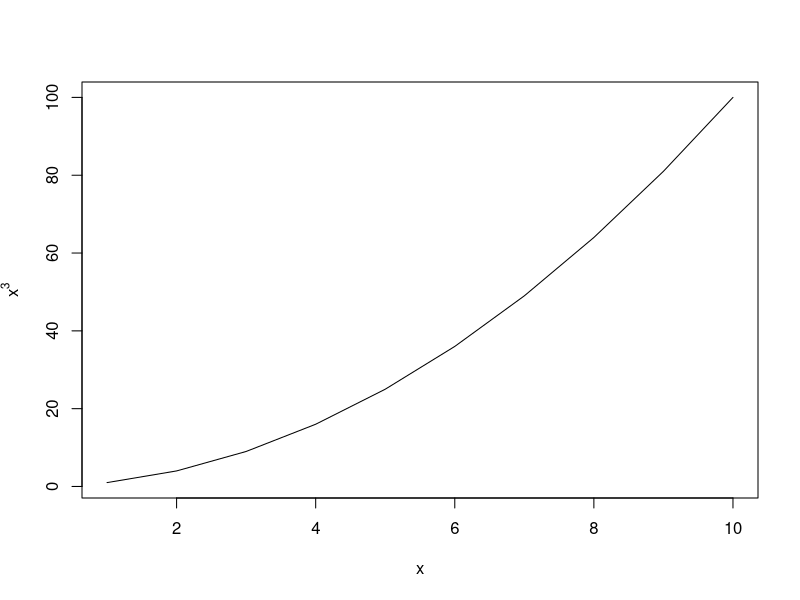
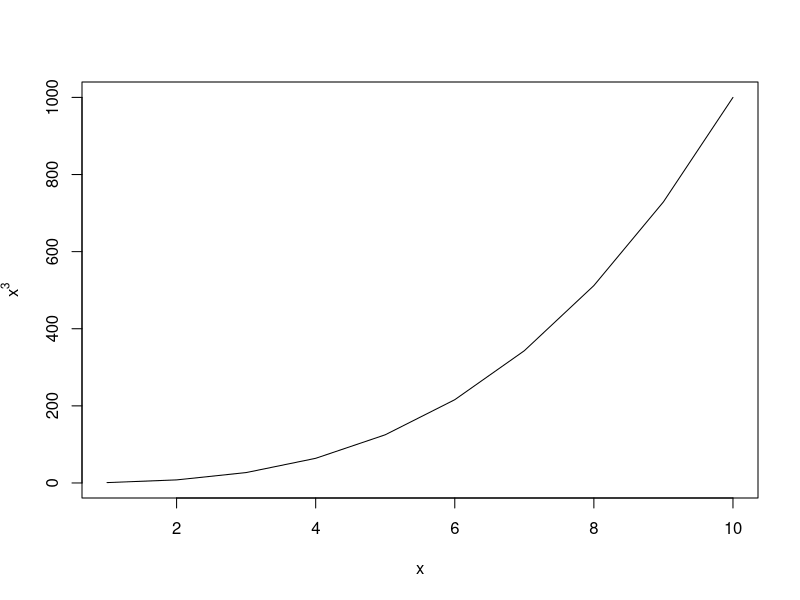

Write R code to recreate these figures, in order.
## ---- chunk 1
knitr::opts_chunk$set(echo = TRUE)
## ---- chunk 2
Power  <- function() 2^3
## ---- chunk 3
Power2 <- function(x, a) x^a
## ---- chunk 4
Power2(3, 8)
## ---- chunk 5
Power3 <- function(x, a) {
  res <- x^a
  return(res)
}
## ---- chunk 6
x <- 1:10
y <- Power3(x, 2)

plot(x, y, type = "l", ylab = expression(x^3))
## ---- chunk 7
PlotPower <- function(xs, a) {
  ys <- Power3(xs, a)
  plot(xs, ys, type = "l", xlab = "x", ylab = expression(x^3))
}

PlotPower(1:10, 3)
